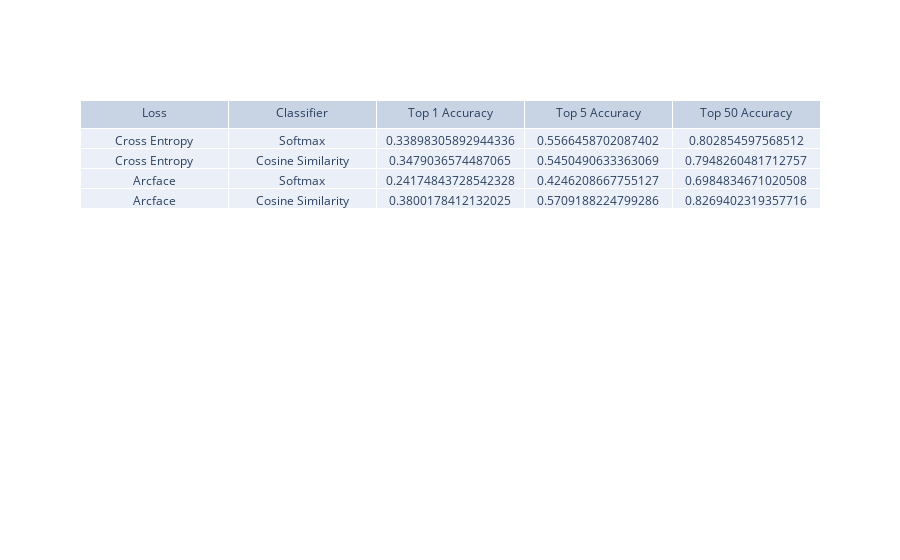

The notebook cell saved with this chart:
### Code cell
eval_table = go.Figure(
    data=[
        go.Table(
            header={"values": ["Loss", "Classifier", "Top 1 Accuracy", "Top 5 Accuracy", "Top 50 Accuracy"]},
            cells={
                "values": [
                    ["Cross Entropy", "Cross Entropy", "Arcface", "Arcface"],
                    ["Softmax", "Cosine Similarity", "Softmax", "Cosine Similarity"],
                    [
                        softmax_cross_entropy_eval_results["top_1_accuracy"],
                        softmax_similarity_eval_results["top_1_accuracy"],
                        arcface_cross_entropy_eval_results["top_1_accuracy"],
                        arcface_similarity_eval_results["top_1_accuracy"]
                    ],
                    [
                        softmax_cross_entropy_eval_results["top_5_accuracy"],
                        softmax_similarity_eval_results["top_5_accuracy"],
                        arcface_cross_entropy_eval_results["top_5_accuracy"],
                        arcface_similarity_eval_results["top_5_accuracy"]
                    ],
                    [
                        softmax_cross_entropy_eval_results["top_50_accuracy"],
                        softmax_similarity_eval_results["top_50_accuracy"],
                        arcface_cross_entropy_eval_results["top_50_accuracy"],
                        arcface_similarity_eval_results["top_50_accuracy"]
                    ],
                ]
            }
        )
    ]
)

eval_table.show()

### Figure 1 — Plotly figure (JSON) as saved in the notebook; plotly's stock layout.template omitted (floating-point values rounded to 4 significant figures)
{"data": [{"cells": {"values": [["Cross Entropy", "Cross Entropy", "Arcface", "Arcface"], ["Softmax", "Cosine Similarity", "Softmax", "Cosine Similarity"], [0.339, 0.3479, 0.2417, 0.38], [0.5566, 0.545, 0.4246, 0.5709], [0.8029, 0.7948, 0.6985, 0.8269]]}, "header": {"values": ["Loss", "Classifier", "Top 1 Accuracy", "Top 5 Accuracy", "Top 50 Accuracy"]}, "type": "table"}], "layout": {}}
